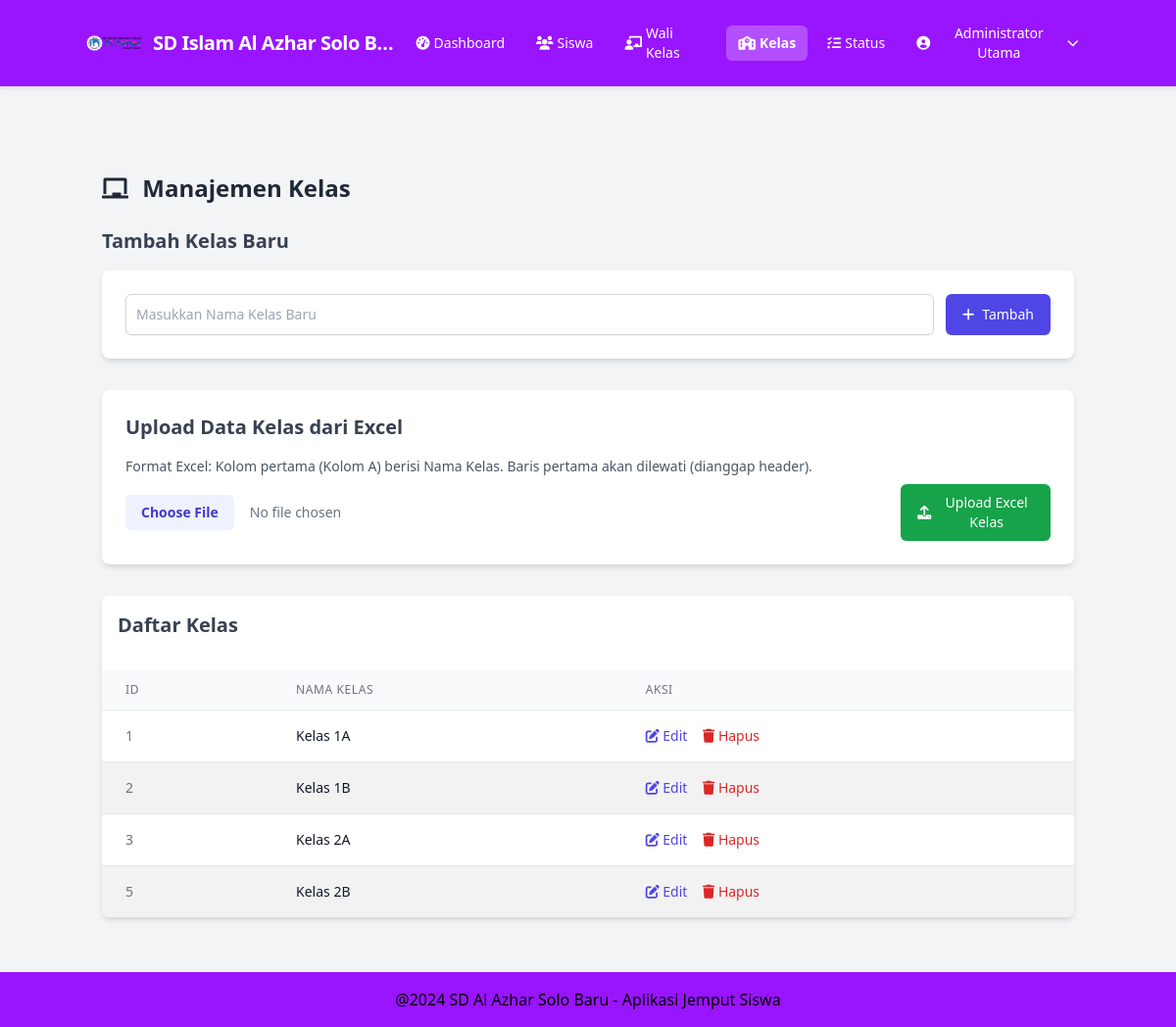
Screenshot of /admin/manage_kelas.php (signed in) with the database file from the repository.
### tables this page shows
CREATE TABLE `pengaturan` (
  `id` int(11) NOT NULL,
  `nama_sekolah` varchar(100) DEFAULT 'Nama Sekolah Default',
  `logo_sekolah` varchar(255) DEFAULT NULL,
  `header_image` varchar(255) DEFAULT NULL,
  `footer_text` varchar(255) DEFAULT '© Aplikasi Penjemputan Siswa',
  `header_color` varchar(7) DEFAULT '#FFFFFF' COMMENT 'Warna latar header (hex)',
  `footer_color` varchar(7) DEFAULT '#333333' COMMENT 'Warna latar footer (hex)'
);

CREATE TABLE `kelas` (
  `id` int(11) NOT NULL,
  `nama_kelas` varchar(50) NOT NULL
);

### admin/manage_kelas.php (the view, shortened to what the rows shown need)
<?php
include '../includes/db.php';
include '../includes/header.php';
?>
<div class="container mx-auto px-4 py-8">
    <h2 class="text-2xl font-bold mb-6 text-gray-800"><i class="fas fa-chalkboard mr-2"></i> Manajemen Kelas</h2>
    <div class="bg-white shadow-md rounded-lg overflow-x-auto">
        <table class="w-full min-w-full divide-y divide-gray-200">
            <thead class="bg-gray-50">
                <tr>
                    <th scope="col" class="px-6 py-3 text-left text-xs font-medium text-gray-500 uppercase tracking-wider">ID</th>
                    <th scope="col" class="px-6 py-3 text-left text-xs font-medium text-gray-500 uppercase tracking-wider">Nama Kelas</th>
                    <th scope="col" class="px-6 py-3 text-left text-xs font-medium text-gray-500 uppercase tracking-wider">Aksi</th>
                </tr>
            </thead>
            <tbody class="bg-white divide-y divide-gray-200">
                <?php
                $query_tabel_kelas = "SELECT id, nama_kelas FROM kelas ORDER BY nama_kelas";
                $result_tabel_kelas = $conn->query($query_tabel_kelas);
                if ($result_tabel_kelas && $result_tabel_kelas->num_rows > 0) {
                    while ($row_tabel_kelas = $result_tabel_kelas->fetch_assoc()) {
                        echo "<tr>
                                <td class='px-6 py-4 whitespace-nowrap text-sm text-gray-500'>" . htmlspecialchars($row_tabel_kelas['id']) . "</td>
                                <td class='px-6 py-4 whitespace-nowrap text-sm font-medium text-gray-900'>" . htmlspecialchars($row_tabel_kelas['nama_kelas']) . "</td>
                                <td class='px-6 py-4 whitespace-nowrap text-sm font-medium'>
                                    <a href='manage_kelas.php?edit=" . htmlspecialchars($row_tabel_kelas['id']) . "' class='text-indigo-600 hover:text-indigo-900 mr-3' title='Edit Kelas'><i class='fas fa-edit'></i> Edit</a>
                                    <a href='manage_kelas.php?hapus=" . htmlspecialchars($row_tabel_kelas['id']) . "' class='text-red-600 hover:text-red-900' onclick='return confirm(\"Apakah Anda yakin ingin menghapus kelas " . htmlspecialchars(addslashes($row_tabel_kelas['nama_kelas'])) . "? Ini bisa berdampak pada data siswa dan wali kelas terkait.\")' title='Hapus Kelas'><i class='fas fa-trash'></i> Hapus</a>
                                </td>
                              </tr>";
                    }
                } else {
                    echo "<tr><td colspan='3' class='px-6 py-4 whitespace-nowrap text-sm text-gray-500 text-center'>Belum ada data kelas.</td></tr>";
                }
                ?>
            </tbody>
        </table>
    </div>
</div>
<?php
include '../includes/footer.php';
?>

### includes/header.php (shortened to what the rows shown need)
<?php
$is_root_page = (isset($current_page_depth) && $current_page_depth === 'root');
$nama_sekolah_display = 'Aplikasi Penjemputan Siswa';
$logo_src_default_base = 'assets/images/default_logo.png';
$assets_css_base = 'assets/css/style.css';
$base_path_for_includes = $is_root_page ? './' : '../';
$logo_src_default = $is_root_page ? $logo_src_default_base : '../' . $logo_src_default_base;
$assets_css_path = $is_root_page ? $assets_css_base : '../' . $assets_css_base;
$logo_src_to_use = $logo_src_default;
$header_style_attribute = '';
$header_text_style_attribute = '';
$header_default_bg_class = 'bg-indigo-600';
$header_default_text_class = 'text-white';
if (isset($conn) && $conn) {
    $query_pengaturan = "SELECT nama_sekolah, logo_sekolah, header_color, footer_color FROM pengaturan WHERE id = 1 LIMIT 1";
    $result_pengaturan = $conn->query($query_pengaturan);
    if ($result_pengaturan && $result_pengaturan->num_rows > 0) {
        $pengaturan_db = $result_pengaturan->fetch_assoc();
        if (!empty($pengaturan_db['nama_sekolah'])) {
            $nama_sekolah_display = $pengaturan_db['nama_sekolah'];
        }
        if (!empty($pengaturan_db['logo_sekolah'])) {
            $path_from_db = ltrim($pengaturan_db['logo_sekolah'], '/');
            $potential_logo_src = $is_root_page ? $path_from_db : '../' . $path_from_db;
            $check_path_logo_db_server_root = rtrim($_SERVER['DOCUMENT_ROOT'], '/') . '/' . $path_from_db;
            if (file_exists($check_path_logo_db_server_root)) {
                $logo_src_to_use = $potential_logo_src;
            }
        }
        if (!empty($pengaturan_db['header_color']) && preg_match('/^#[a-f0-9]{6}$/i', $pengaturan_db['header_color'])) {
            $db_header_color_val = $pengaturan_db['header_color'];
            $header_style_attribute = "style=\"background-color: " . htmlspecialchars($db_header_color_val) . ";\"";
            if (!function_exists('is_dark_color_for_header_v2')) {
                function is_dark_color_for_header_v2($hexcolor){
                    $hexcolor = ltrim($hexcolor, '#');
                    $r = hexdec(substr($hexcolor,0,2)); $g = hexdec(substr($hexcolor,2,2)); $b = hexdec(substr($hexcolor,4,2));
                    return ((($r*299)+($g*587)+($b*114))/1000 <= 128);
                }
            }
            $header_text_color_val = is_dark_color_for_header_v2($db_header_color_val) ? '#FFFFFF' : '#1F2937';
            $header_text_style_attribute = "style=\"color: " . htmlspecialchars($header_text_color_val) . ";\"";
            $header_default_bg_class = '';
            $header_default_text_class = '';
        }
    } elseif (isset($conn) && $conn->error) {
        error_log("Header.php - DB query pengaturan error: " . $conn->error);
    }
}
$home_link = $base_path_for_includes . 'login.php';
if (isset($_SESSION['user_id']) && isset($_SESSION['role'])) {
    switch ($_SESSION['role']) {
        case 'admin':
            $home_link = $base_path_for_includes . 'admin/index.php';
            break;
    }
}
?>
<!DOCTYPE html>
<html lang="id">
<head>
    <script src="https://cdn.tailwindcss.com"></script>
    <link rel="stylesheet" href="https://cdnjs.cloudflare.com/ajax/libs/font-awesome/6.0.0-beta3/css/all.min.css">
    <?php
        $css_check_path = $is_root_page ? rtrim($_SERVER['DOCUMENT_ROOT'], '/') . '/' . ltrim($assets_css_path, './') : realpath(__DIR__ . '/' . $assets_css_path) ;
        if ($css_check_path && file_exists($css_check_path)):
    ?>
        <link rel="stylesheet" href="<?php echo htmlspecialchars($assets_css_path); ?>?v=<?php echo time(); ?>">
    <?php endif; ?>
</head>
<body class="bg-gray-100 font-sans">
    <header class="app-header p-3 md:p-4 sticky top-0 z-50 <?php echo $header_default_bg_class; ?> <?php echo $header_default_text_class; ?>" <?php echo $header_style_attribute; ?>>
        <div class="container mx-auto flex justify-between items-center">
            <a href="<?php echo htmlspecialchars($home_link); ?>" class="flex items-center space-x-2 sm:space-x-3 min-w-0">
                <?php
                    $final_logo_to_display = null;
                    $path_check_logo = rtrim($_SERVER['DOCUMENT_ROOT'], '/') . '/' . ltrim($logo_src_to_use, './');
                    if (file_exists($path_check_logo)) {
                        $final_logo_to_display = $logo_src_to_use;
                    } else {
                         $path_check_default_logo = rtrim($_SERVER['DOCUMENT_ROOT'], '/') . '/' . ltrim($logo_src_default, './');
                         if (file_exists($path_check_default_logo)) {
                             $final_logo_to_display = $logo_src_default;
                         }
                    }
                    if ($final_logo_to_display):
                ?>
                    <img src="<?php echo htmlspecialchars($final_logo_to_display); ?>?t=<?php echo time(); ?>" alt="Logo Sekolah" class="h-10 w-10 sm:h-12 sm:w-12 md:h-14 md:w-14 object-contain rounded-full flex-shrink-0">
                <?php else: ?>
                    <div class="h-10 w-10 sm:h-12 sm:w-12 md:h-14 md:w-14 bg-white flex items-center justify-center rounded-full text-indigo-600 text-xl sm:text-2xl font-bold flex-shrink-0">
                        <i class="fas fa-school"></i>
                    </div>
                <?php endif; ?>
                <span class="text-md sm:text-lg md:text-xl font-semibold tracking-tight truncate" <?php echo $header_text_style_attribute; ?>><?php echo htmlspecialchars($nama_sekolah_display); ?></span>
            </a>
        </div>
    </header>
</body>
</html>

### includes/footer.php (shortened to what the rows shown need)
<?php
$footer_text_display = 'Aplikasi Penjemputan Siswa © ' . date('Y');
$footer_actual_bg_style = '';
$footer_actual_text_style = '';
$footer_default_bg_class = 'bg-blue-600';
$footer_default_text_class = 'text-white';
if (isset($conn) && $conn instanceof mysqli && empty($conn->connect_error)) {
    try {
        $query_footer = "SELECT footer_text, footer_color FROM pengaturan WHERE id = 1 LIMIT 1";
        $result_footer = $conn->query($query_footer);
        if ($result_footer && $result_footer->num_rows > 0) {
            $footer_db_data = $result_footer->fetch_assoc();
            if (isset($footer_db_data['footer_text']) && !empty(trim($footer_db_data['footer_text']))) {
                $footer_text_display = $footer_db_data['footer_text'];
            }
            if (isset($footer_db_data['footer_color']) && !empty($footer_db_data['footer_color']) && preg_match('/^#[a-f0-9]{6}$/i', $footer_db_data['footer_color'])) {
                $db_footer_color_val = $footer_db_data['footer_color'];
                $footer_actual_bg_style = "style=\"background-color: " . htmlspecialchars($db_footer_color_val) . ";\"";
                if (!function_exists('is_dark_color_for_footer')) {
                    function is_dark_color_for_footer($hexcolor){
                        $hexcolor = ltrim($hexcolor, '#');
                        $r = hexdec(substr($hexcolor,0,2)); $g = hexdec(substr($hexcolor,2,2)); $b = hexdec(substr($hexcolor,4,2));
                        return ((($r*299)+($g*587)+($b*114))/1000 <= 128);
                    }
                }
                $footer_text_color_val = is_dark_color_for_footer($db_footer_color_val) ? '#FFFFFF' : '#1F2937';
                $footer_actual_text_style = "style=\"color: " . htmlspecialchars($footer_text_color_val) . ";\"";
                $footer_default_bg_class = '';
                $footer_default_text_class = '';
            }
        }
    } catch (Exception $e) {
        error_log("Error fetching footer data from DB in footer.php: " . $e->getMessage());
    }
} else {
}
?>
    <footer class="p-4 mt-6 w-full <?php echo $footer_default_bg_class; ?> <?php echo $footer_default_text_class; ?>" <?php echo $footer_actual_bg_style; ?> <?php echo $footer_actual_text_style; ?>>
        <div class="container mx-auto text-center">
            <marquee behavior="scroll" direction="left" scrollamount="5">
                <?php echo htmlspecialchars($footer_text_display); ?>
            </marquee>
        </div>
    </footer>
</body>
</html>

### rows the page displays
pengaturan: logo_sekolah (picture), nama_sekolah "SD Islam Al Azhar Solo Ba…", footer_text "@2024 SD Al Azhar Solo Baru - Aplikasi Jemput Siswa"
kelas: id "1", nama_kelas "Kelas 1A"
kelas: id "2", nama_kelas "Kelas 1B"
kelas: id "3", nama_kelas "Kelas 2A"
kelas: id "5", nama_kelas "Kelas 2B"

### other values shown
$_SESSION['nama_user'] "Administrator Utama"
